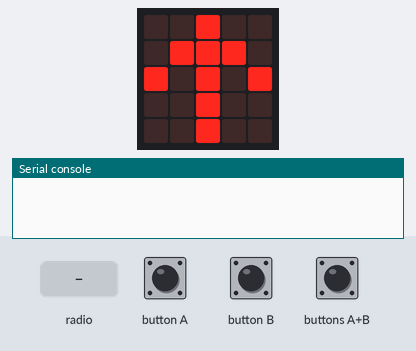
A program run on a simulated BBC micro:bit (MakeCode). Shown: the board's 5×5 LED display, the last lines printed to the serial console. The test bench sets the inputs (shaded band). No radio messages arrive unless stated (any console line starting 'radio sent:' is added by the test bench).

Above: at 1.8 s.
1.9 s: button A pressed for 0.15 s
At 2.9 s:
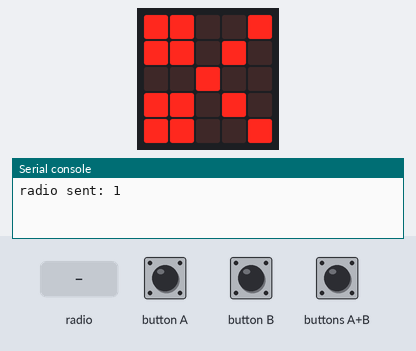
3.5 s: button B pressed for 0.15 s
At 4.1 s:
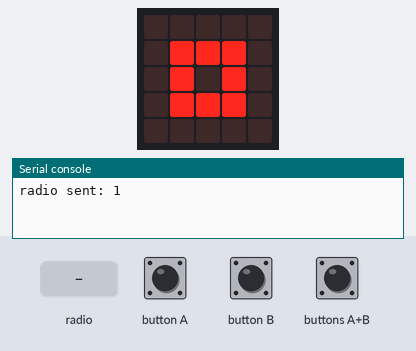
5.1 s: buttons A+B pressed for 0.15 s
At 6.4 s:
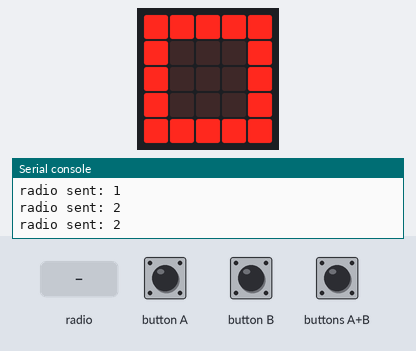
6.7 s: radio message "1" arrives
At 7.0 s:
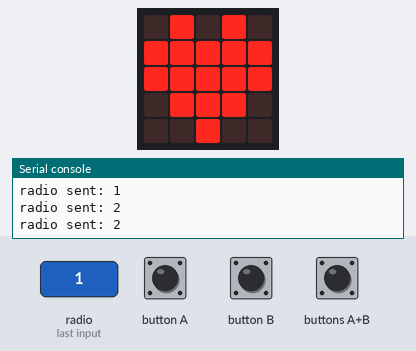
9.7 s: buttons A+B pressed for 1 s
At 11.2 s:
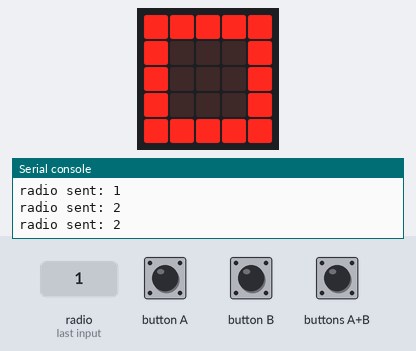
12.2 s: radio message "0" arrives
At 13.6 s:
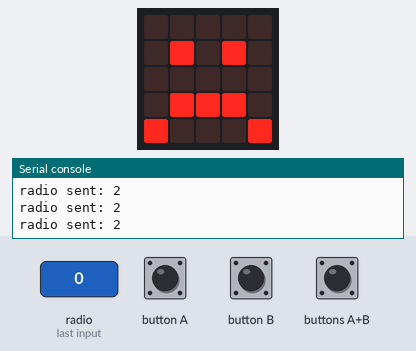
Timing chart, 0 to 15.2 s (numbered marks = the images above; inputs shaded):
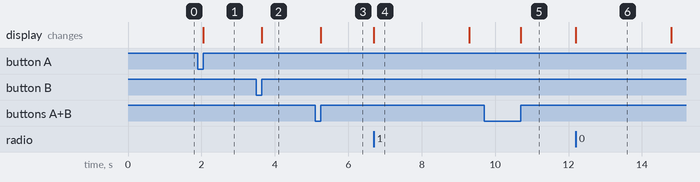

The program:

main.ts
```typescript
radio.onReceivedNumber(function (receivedNumber) {
    對手出拳 = receivedNumber
    while (我出拳 != 0) {
        比輸贏()
        basic.pause(2000)
        設定初值()
    }
})
input.onButtonPressed(Button.A, function () {
    我出拳 = 1
    basic.showIcon(IconNames.Scissors)
    radio.sendNumber(我出拳)
})
function 設定初值 () {
    basic.showArrow(ArrowNames.North)
    我出拳 = 0
    對手出拳 = 0
}
function 比輸贏 () {
    if (我出拳 == 對手出拳) {
        basic.showIcon(IconNames.Ghost)
    } else if (我出拳 == 1 && 對手出拳 == 3) {
        basic.showIcon(IconNames.Heart)
    } else if (我出拳 == 2 && 對手出拳 == 1) {
        basic.showIcon(IconNames.Heart)
    } else if (我出拳 == 3 && 對手出拳 == 2) {
        basic.showIcon(IconNames.Heart)
    } else {
        basic.showIcon(IconNames.Sad)
    }
}
input.onButtonPressed(Button.AB, function () {
    我出拳 = 2
    basic.showIcon(IconNames.Square)
    radio.sendNumber(我出拳)
})
input.onButtonPressed(Button.B, function () {
    我出拳 = 2
    basic.showIcon(IconNames.SmallSquare)
    radio.sendNumber(我出拳)
})
let 我出拳 = 0
let 對手出拳 = 0
radio.setGroup(255)
設定初值()
```

test.ts
```typescript
// 在這裡測試；當此封包作為擴充功能時，將不會編譯此內容。
```

Measured:
- after the input at 1.9 s, the display: changes after 0.15 s (image 1)
- after the input at 3.5 s, the display: changes after 0.15 s (image 2)
- after the input at 5.1 s, the display: changes after 0.15 s (image 3)
- after the input at 6.7 s, the display: changes at once (image 4)
- after the input at 9.7 s, the display: changes after 1.0 s (image 5)
- after the input at 12.2 s, the display: changes at once (image 6)
- what the display in image 4 shows lasts 2.6 s, from 6.7 s to 9.3 s
